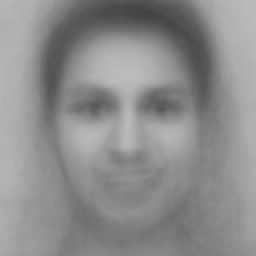
#> input picture mean_face.pgm, 128 x 128 px, given in place of the camera (shown 2 times larger)
$ python webcam.py
#> lines starting #> are read from the running program, lines starting #| are printed output that depends on the picture
import cv2
import time


IMAGE_SIZE = 64
FACE_PADDING = 0.20

MIN_FACE_SIZE = 100
MOVEMENT_THRESHOLD = 20
SIZE_CHANGE_THRESHOLD = 0.25
REACQUIRE_DELAY = 1.0

locked_box = None
lost_since = None


def get_face_detector():
    cascade_path = (
        cv2.data.haarcascades +
        "haarcascade_frontalface_default.xml"
    )

    detector = cv2.CascadeClassifier(cascade_path)

    if detector.empty():
        raise RuntimeError("Could not load Haar cascade.")

    return detector


def reset_tracker():
    global locked_box, lost_since

    locked_box = None
    lost_since = None


def is_valid_detection(face, frame_width, frame_height):
    x, y, w, h = face

    if w < MIN_FACE_SIZE or h < MIN_FACE_SIZE:
        return False

    aspect_ratio = w / float(h)

    if aspect_ratio < 0.65 or aspect_ratio > 1.5:
        return False

    if x <= 2 or y <= 2:
        return False

    if x + w >= frame_width - 2:
        return False

    if y + h >= frame_height - 2:
        return False

    return True


def get_center(box):
    x, y, w, h = box
    return x + w / 2, y + h / 2


# [21 lines left out: functions center_distance, size_difference, not called in this run]


def detect_faces(gray, detector):
    faces = detector.detectMultiScale(
        gray,
        scaleFactor=1.1,
        minNeighbors=8,
        minSize=(MIN_FACE_SIZE, MIN_FACE_SIZE)
    )

    frame_height, frame_width = gray.shape
    valid_faces = []

    for face in faces:
        if is_valid_detection(
            face,
            frame_width,
            frame_height
        ):
            valid_faces.append(face)

    return valid_faces


def choose_initial_face(faces):
    if len(faces) == 0:
        return None

    return max(
        faces,
        key=lambda face: face[2] * face[3]
    )


# [37 lines left out: function choose_tracked_face, not called in this run]


def preprocess_frame(frame, detector):
    global locked_box, lost_since

    gray = cv2.cvtColor(
        frame,
        cv2.COLOR_BGR2GRAY
    )

    frame_height, frame_width = gray.shape

    faces = detect_faces(
        gray,
        detector
    )

    if locked_box is None:
        new_face = choose_initial_face(faces)

        if new_face is None:
            return None, None

        locked_box = new_face
        lost_since = None

    else:
        tracked_face = choose_tracked_face(
            faces,
            locked_box
        )

        if tracked_face is not None:
            lost_since = None

            movement = center_distance(
                locked_box,
                tracked_face
            )

            if movement >= MOVEMENT_THRESHOLD:
                old_w = locked_box[2]
                old_h = locked_box[3]

                center_x, center_y = get_center(
                    tracked_face
                )

                new_x = int(center_x - old_w / 2)
                new_y = int(center_y - old_h / 2)

                new_x = max(
                    0,
                    min(
                        new_x,
                        frame_width - old_w
                    )
                )

                new_y = max(
                    0,
                    min(
                        new_y,
                        frame_height - old_h
                    )
                )

                locked_box = (
                    new_x,
                    new_y,
                    old_w,
                    old_h
                )

        else:
            if lost_since is None:
                lost_since = time.time()

            time_lost = time.time() - lost_since

            if time_lost >= REACQUIRE_DELAY:
                new_face = choose_initial_face(faces)

                if new_face is not None:
                    locked_box = new_face
                    lost_since = None
                else:
                    return None, None

    x, y, w, h = locked_box

    x = max(
        0,
        min(x, frame_width - w)
    )

    y = max(
        0,
        min(y, frame_height - h)
    )

    locked_box = (x, y, w, h)

    padding_x = int(w * FACE_PADDING)
    padding_y = int(h * FACE_PADDING)

    x1 = max(0, x - padding_x)
    y1 = max(0, y - padding_y)
    x2 = min(frame_width, x + w + padding_x)
    y2 = min(frame_height, y + h + padding_y)

    face = gray[y1:y2, x1:x2]

    face = cv2.resize(
        face,
        (IMAGE_SIZE, IMAGE_SIZE),
        interpolation=cv2.INTER_AREA
    )

    vector = []

    for i in range(IMAGE_SIZE):
        for j in range(IMAGE_SIZE):
            vector.append(
                float(face[i, j]) / 255.0
            )

    return vector, locked_box


def start_camera():
    detector = get_face_detector()
    camera = cv2.VideoCapture(0)

    if not camera.isOpened():
        raise RuntimeError("Could not open webcam.")

    reset_tracker()

    print("Webcam started.")
    print()
    print("Face tracking:")
    print("- Initial face = largest detected face")
    print("- Small movement = ignored")
    print("- Large movement = box follows")
    print("- Lost face = wait 1 second")
    print("- Then reacquire largest face")
    print()
    print("Press Q to quit.")

    while True:
        success, frame = camera.read()
#> frame is the input picture: shape (128, 128, 3); min 67, max 187, mean 140.7

        if not success:
            break

        frame = cv2.flip(frame, 1)

        vector, face_box = preprocess_frame(
            frame,
            detector
        )
#> in detect_faces, `faces = detector.detectMultiScale( gray, scaleFactor=1.1, minNeighbors..`: faces = [[12, 14, 106, 106]]
#> the loop in detect_faces, `for face in faces:` made 1 pass
#> (x in is_valid_detection, y in is_valid_detection, w in is_valid_detection, h in is_valid_detection, aspect_ratio in is_valid_detection) on pass 1: (12, 14, 106, 106, 1)
#> in preprocess_frame, `new_face = choose_initial_face(faces)`: new_face = [12, 14, 106, 106]
#> in preprocess_frame, `x, y, w, h = locked_box`: x = 12; y = 14; w = 106
#> in preprocess_frame, `locked_box = (x, y, w, h)`: locked_box = (12, 14, 106, 106)
#> in preprocess_frame, `padding_x = int(w * FACE_PADDING)`: padding_x = 21
#> in preprocess_frame, `x1 = max(0, x - padding_x)`: x1 = 0
#> in preprocess_frame, `x2 = min(frame_width, x + w + padding_x)`: x2 = 128
#> after the loop in preprocess_frame, `for i in range(IMAGE_SIZE):`: vector = 4096 values, max 0.733 at index 320, min 0.263 at index 157, mean 0.552
#> face_box = (12, 14, 106, 106)

        if face_box is not None:
            x, y, w, h = face_box
#> x = 12; y = 14; w = 106; h = 106

            cv2.rectangle(
                frame,
                (x, y),
                (x + w, y + h),
                (0, 255, 0),
                2
            )

            cv2.putText(
                frame,
                "LOCKED",
                (x, y - 10),
                cv2.FONT_HERSHEY_SIMPLEX,
                0.7,
                (0, 255, 0),
                2
            )
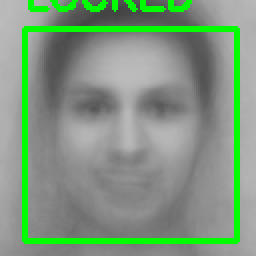
#> frame: shape (128, 128, 3) (shown 2 times larger); mean B, G, R 128.1, 151.9, 128.1

        else:
            cv2.putText(
                frame,
                "Looking for face...",
                (20, 40),
                cv2.FONT_HERSHEY_SIMPLEX,
                0.8,
                (0, 0, 255),
                2
            )

        cv2.imshow("Webcam Test", frame)

        key = cv2.waitKey(1) & 0xFF
#> (key q is pressed here)

        if key == ord("q"):
            break

    camera.release()
    cv2.destroyAllWindows()
    reset_tracker()


if __name__ == "__main__":
    start_camera()
